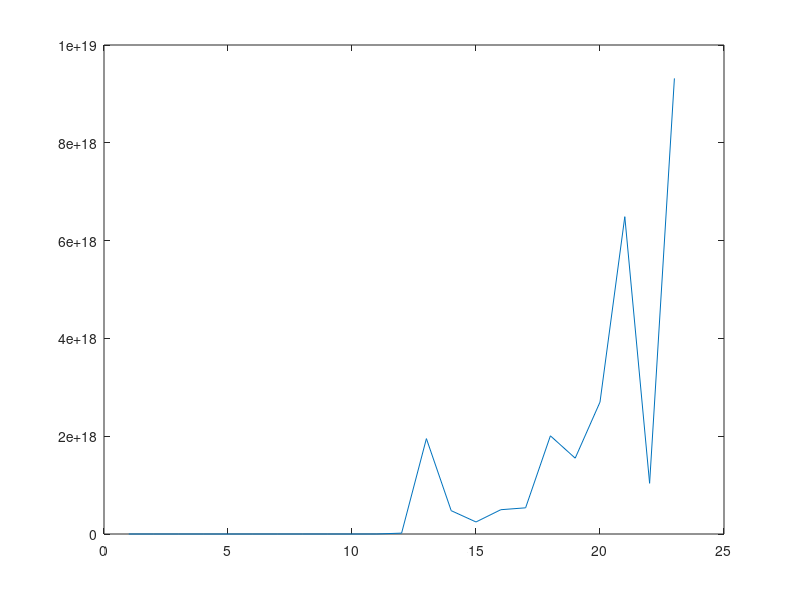
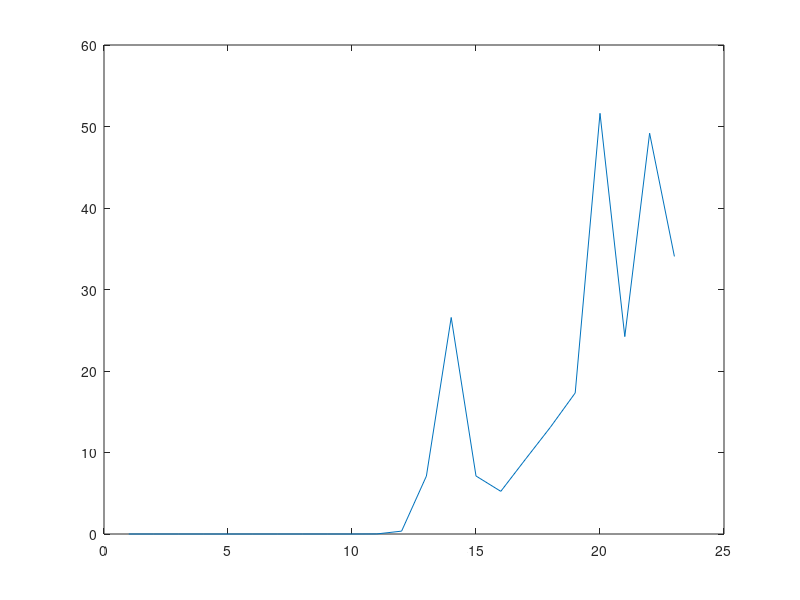

MATLAB code to generate these figures, in order:
%%%%%%%%%%%%%%%%%%%%%%%%%%%%%%%%%%%%%%%%%%%%%%%%%%%%%%%%%%%%%%%%%%%%%%%%%%%%%
%% Jay Mundrawala                                                          %%
%% CSI700 HW2 #4                                                           %%
%% 09/29/2012                                                              %%
%%%%%%%%%%%%%%%%%%%%%%%%%%%%%%%%%%%%%%%%%%%%%%%%%%%%%%%%%%%%%%%%%%%%%%%%%%%%%
%
%     For n = 2,3,..., generate the Hilber matrix of order n, and also
%     generate the n-vector b = Hx, where x is the n-vector with all of its 
%     components equal to 1. Use a library routine for Gaussian elimination
%     to solve Hx = b, obtaining an approximate solution x_approx. Compute
%     the infinity norm of the residual r = b - Hx_approx and of the error
%     dx =  x_approx - x, where x is the vector of all ones. How large can
%     you take n before the error is 100%. Also use a condition estimator to
%     obtain cond(H) for each value of n. Try to charactarize the condition 
%     number as a function of n. As n varies, how does the number of correct
%     digits in the components of the computed solution relate to the condition
%     number of the matrix?
m = 23
%rel_errs = zeros(m,1);
%residuals = zeros(m,1);
for n = 2:m
    n
    H = hilb(n);
    conds(n) = cond(H);
    b = H*ones(n,1);
    try
        L = chol(H, 'lower');
        x_approx = L'\(L\b);
    catch
        try
            x_approx = H\b;
        catch
            m = n-1
            break;
        end
    end
    residuals(n) = norm(b - H*x_approx,Inf);
    dx = norm(x_approx - ones(n,1),Inf);
    rel_errs(n) = dx;
end
plot(conds)
figure
plot(rel_errs)
